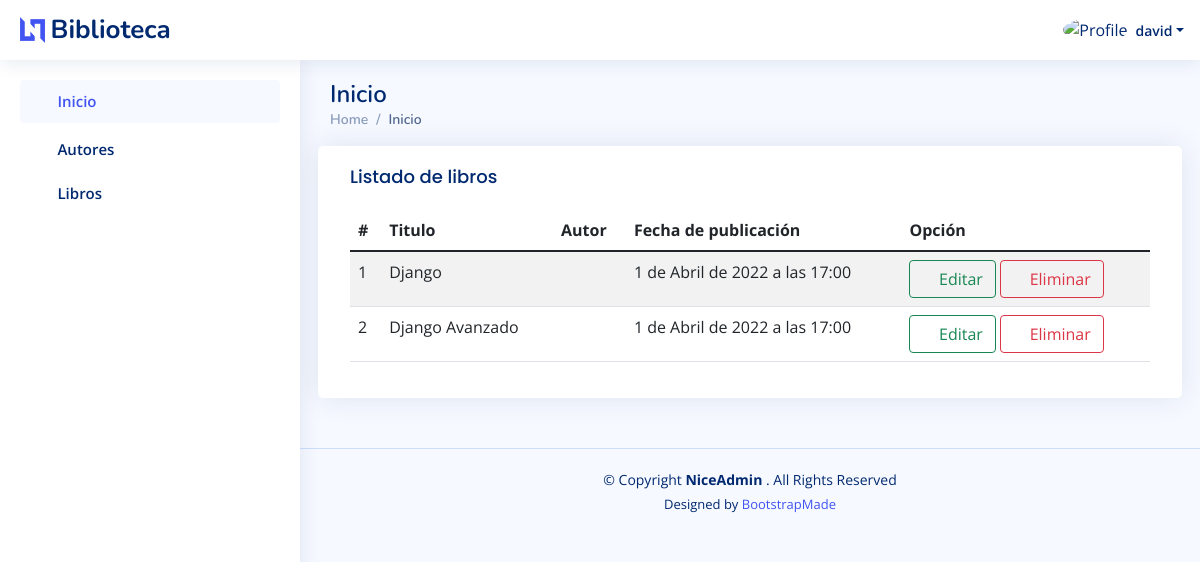
Page /libro/listar_libros/ (signed in) on the earlier database version.
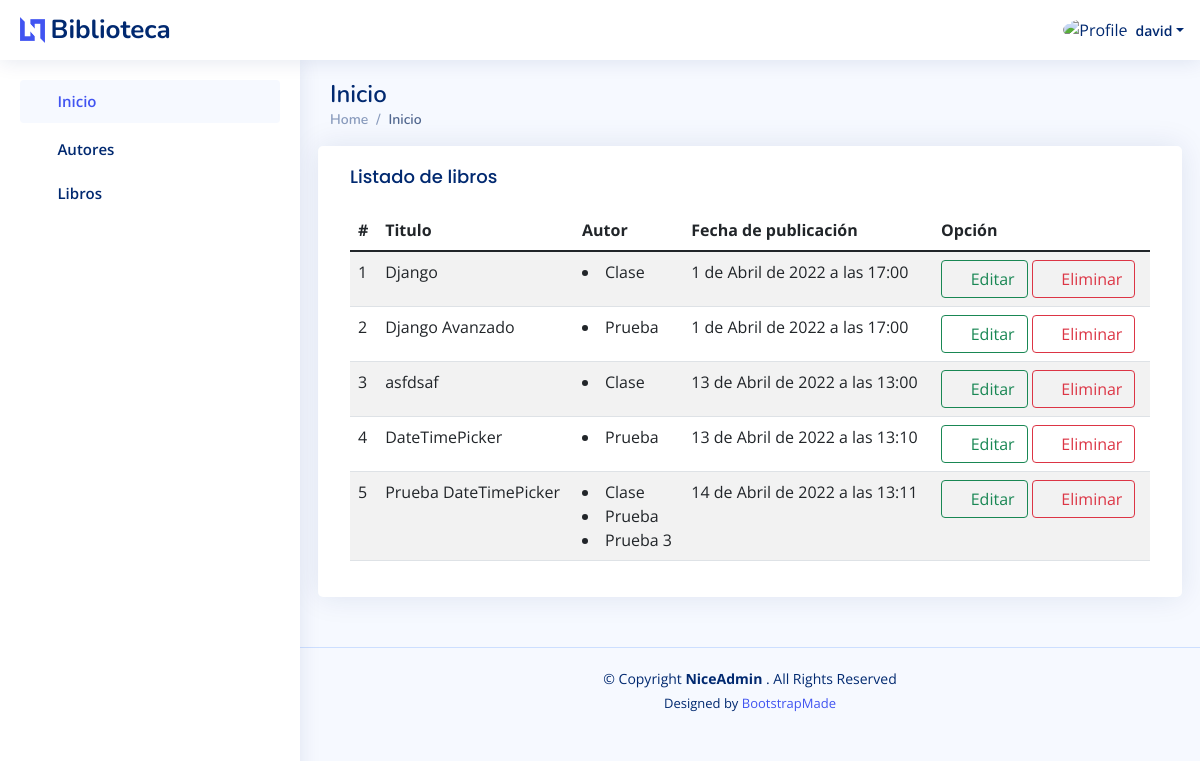
Same page on the later database version.
### apps/libro/models.py (models this page shows, shortened)
class Libro(models.Model):
    id = models.AutoField(_("id"), primary_key=True)
    titulo = models.CharField(
        _("Titulo"), max_length=255, blank=False, null=False)
    fecha_publicacion = models.DateTimeField(
        _("Fecha de publicación"), blank=False, null=False)
    autor_id = models.ManyToManyField(Autor)
    fecha_creacion = models.DateField(
        _("Fecha de creación"), auto_now=True, auto_now_add=False)
    class Meta:
        verbose_name = _("Libro")
        verbose_name_plural = _("Libros")
        ordering = ["id"]

class Autor(models.Model):
    id = models.AutoField(_("id"), primary_key=True)
    nombre = models.CharField(
        _("Nombre"), max_length=200, blank=False, null=False)
    apellidos = models.CharField(
        _("Apellidos"), max_length=200, blank=False, null=False)
    nacionalidad = models.CharField(
        _("Nacionalidad"), max_length=100, blank=False, null=False)
    descripcion = models.TextField(_("Descripcion"), blank=False, null=False)
    estado = models.BooleanField(_("Estado"), default=True)
    fecha_creacion = models.DateField(
        _("Fecha de creación"), auto_now=True, auto_now_add=False)
    class Meta:
        verbose_name = _("Autor")
        verbose_name_plural = _("Autores")
        ordering = ["nombre"]

### apps/libro/views.py (the view)
# urls.py: path('listar_libros/', LibroListView.as_view(), name='listado_libros'),
class LibroListView(LoginRequiredMixin, ListView):
    model = Libro
    template_name = "libro/libro/listar_libro.html"
    context_object_name = 'libros'

### templates/libro/libro/listar_libro.html (shortened to what this page needs)
{% extends 'index.html' %}
{% load static %}
{% block body %}
    {% if libros %}
        <div class="card">
            <div class="card-body">
                <h5 class="card-title">Listado de libros</h5>
                <table class="table table-striped">
                    <thead>
                        <tr>
                            <th scope="col">#</th>
                            <th scope="col">Titulo</th>
                            <th scope="col">Autor</th>
                            <th scope="col">Fecha de publicación</th>
                            <th scope="col">Opción</th>
                        </tr>
                    </thead>
                    <tbody>
                        {% for l in libros %}
                            <tr>
                                <td>
                                    {{ l.id }}
                                </td>
                                <td>
                                    {{ l.titulo }}
                                </td>
                                <td>
                                    {% for autor in l.autor_id.all %}
                                        <li>{{ autor.nombre }}</li>
                                    {% endfor %}
                                </td>
                                <td>
                                    {{ l.fecha_publicacion }}
                                </td>
                                <td>
                                    <a class="btn btn-outline-success" href="#">
                                        <i class="fa-solid fa-pen-to-square"></i>
                                        Editar</a>
                                    <a class="btn btn-outline-danger" href="#">
                                        <i class="fa-solid fa-trash-can"></i>
                                        Eliminar</a>
                                </td>
                            </tr>
                        {% endfor %}
                    </tbody>
                </table>
            </div>
        </div>
    {% else %}
        <h1>
            No existen libros registrados
        </h1>
    {% endif %}
{% endblock body %}</td></tr></td></tr></td></tr></td></tr></td> </tr>

Differences in the rows shown:
now on this page (row edited): Autor: nombre "Clase"
now on this page (row edited): Autor: nombre "Prueba"
added Libro: id "3", titulo "asfdsaf", fecha_publicacion "13 de Abril de 2022 a las 13:00"
added Libro: id "4", titulo "DateTimePicker", fecha_publicacion "13 de Abril de 2022 a las 13:10"
added Libro: id "5", titulo "Prueba DateTimePicker", fecha_publicacion "14 de Abril de 2022 a las 13:11"
now on this page (row edited): Autor: nombre "Prueba 3", shown under "5"
